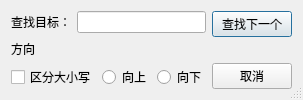
<?xml version="1.0" encoding="UTF-8"?>
<ui version="4.0">
 <class>SearchDialog</class>
 <widget class="QDialog" name="SearchDialog">
  <property name="geometry">
   <rect>
    <x>0</x>
    <y>0</y>
    <width>243</width>
    <height>100</height>
   </rect>
  </property>
  <property name="sizePolicy">
   <sizepolicy hsizetype="Fixed" vsizetype="Fixed">
    <horstretch>0</horstretch>
    <verstretch>0</verstretch>
   </sizepolicy>
  </property>
  <property name="windowTitle">
   <string>查找</string>
  </property>
  <property name="sizeGripEnabled">
   <bool>true</bool>
  </property>
  <layout class="QHBoxLayout" name="horizontalLayout_4">
   <item>
    <layout class="QHBoxLayout" name="horizontalLayout_3">
     <item>
      <layout class="QVBoxLayout" name="verticalLayout">
       <item>
        <layout class="QHBoxLayout" name="horizontalLayout">
         <item>
          <widget class="QLabel" name="label">
           <property name="text">
            <string>查找目标：</string>
           </property>
          </widget>
         </item>
         <item>
          <widget class="QLineEdit" name="searchText"/>
         </item>
        </layout>
       </item>
       <item>
        <widget class="QLabel" name="label_2">
         <property name="text">
          <string>方向</string>
         </property>
        </widget>
       </item>
       <item>
        <layout class="QHBoxLayout" name="horizontalLayout_2">
         <item>
          <widget class="QCheckBox" name="checkBox">
           <property name="text">
            <string>区分大小写</string>
           </property>
          </widget>
         </item>
         <item>
          <widget class="QRadioButton" name="rbUp">
           <property name="text">
            <string>向上</string>
           </property>
          </widget>
         </item>
         <item>
          <widget class="QRadioButton" name="radioButton_2">
           <property name="text">
            <string>向下</string>
           </property>
          </widget>
         </item>
        </layout>
       </item>
      </layout>
     </item>
     <item>
      <layout class="QVBoxLayout" name="verticalLayout_2">
       <item>
        <widget class="QPushButton" name="btFindNext">
         <property name="text">
          <string>查找下一个</string>
         </property>
        </widget>
       </item>
       <item>
        <spacer name="verticalSpacer">
         <property name="orientation">
          <enum>Qt::Orientation::Vertical</enum>
         </property>
         <property name="sizeHint" stdset="0">
          <size>
           <width>20</width>
           <height>40</height>
          </size>
         </property>
        </spacer>
       </item>
       <item>
        <widget class="QPushButton" name="btCancel">
         <property name="text">
          <string>取消</string>
         </property>
        </widget>
       </item>
      </layout>
     </item>
    </layout>
   </item>
  </layout>
 </widget>
 <resources/>
 <connections/>
</ui>
